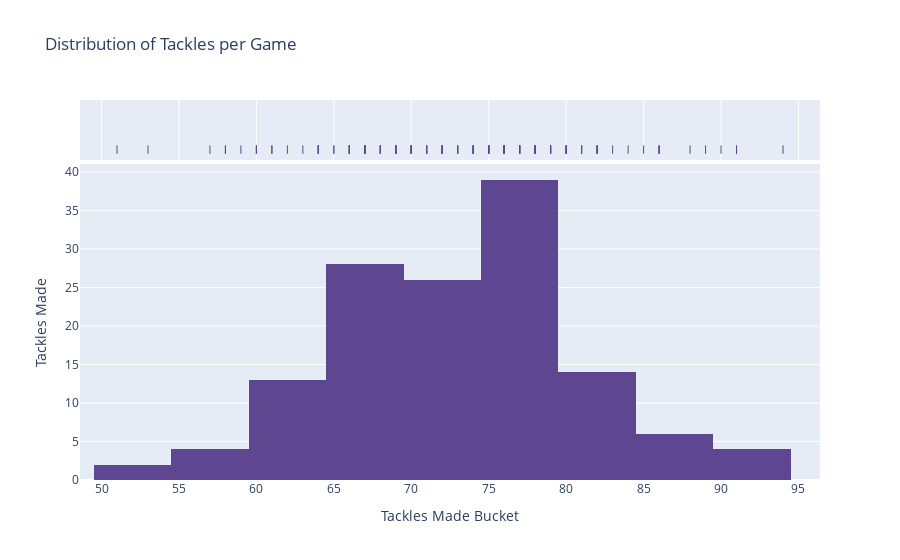

Source (notebook cell):
### Markdown cell above
## Team & Player Performance

### Tackles per Game

Now we have taken a look at the data and its integrity, we can start to understand what is driving the four AFC/NFC Championship teams' performance and their players' tackle efficiency.

Let's first look at how many tackles are made (and missed) per game.

### Code cell
tackle_games = tackles.groupby(['gameId'])['tackle'].agg('sum')

frame = {'game_id': tackle_games.index,
         'tackles': tackle_games}
 
# Creating DataFrame
agg_data = pd.DataFrame(frame).reset_index()
agg_data = agg_data.drop(columns=['game_id'], axis=1)

fig = px.histogram(agg_data, x="tackles", marginal="rug",
                   title='Distribution of Tackles per Game',
                   color_discrete_sequence=px.colors.qualitative.Prism)
# Improve layout
fig.update_layout(
    xaxis_title='Tackles Made Bucket',
    yaxis_title='Tackles Made',
    legend_title='Tackles'
)

fig.show()

### Figure 1 — Plotly figure (JSON) as saved in the notebook; plotly's stock layout.template omitted (floating-point values rounded to 4 significant figures; data arrays with more than 128 entries replaced by an {"elided": "..."} marker saying what was removed)
{"data": [{"alignmentgroup": "True", "bingroup": "x", "hovertemplate": "tackles=%{x}<br>count=%{y}<extra></extra>", "legendgroup": "", "marker": {"color": "rgb(95, 70, 144)", "pattern": {"shape": ""}}, "name": "", "offsetgroup": "", "orientation": "v", "showlegend": false, "type": "histogram", "x": {"elided": "136 int values"}, "xaxis": "x", "yaxis": "y"}, {"alignmentgroup": "True", "boxpoints": "all", "fillcolor": "rgba(255,255,255,0)", "hoveron": "points", "hovertemplate": "tackles=%{x}<extra></extra>", "jitter": 0, "legendgroup": "", "line": {"color": "rgba(255,255,255,0)"}, "marker": {"color": "rgb(95, 70, 144)", "symbol": "line-ns-open"}, "name": "", "offsetgroup": "", "showlegend": false, "type": "box", "x": {"elided": "136 int values"}, "xaxis": "x2", "yaxis": "y2"}], "layout": {"autosize": true, "barmode": "relative", "legend": {"title": {"text": "Tackles"}, "tracegroupgap": 0}, "title": {"text": "Distribution of Tackles per Game"}, "xaxis": {"anchor": "y", "autorange": true, "domain": [0, 1], "range": [48.61, 96.39], "title": {"text": "Tackles Made Bucket"}, "type": "linear"}, "xaxis2": {"anchor": "y2", "autorange": true, "domain": [0, 1], "matches": "x", "range": [48.61, 96.39], "showgrid": true, "showticklabels": false, "type": "linear"}, "yaxis": {"anchor": "x", "autorange": true, "domain": [0, 0.8316], "range": [0, 41.05], "title": {"text": "Tackles Made"}}, "yaxis2": {"anchor": "x2", "autorange": true, "domain": [0.8416, 1], "matches": "y2", "range": [-0.6176, 0.5], "showgrid": false, "showline": false, "showticklabels": false, "ticks": "", "type": "category"}}}
